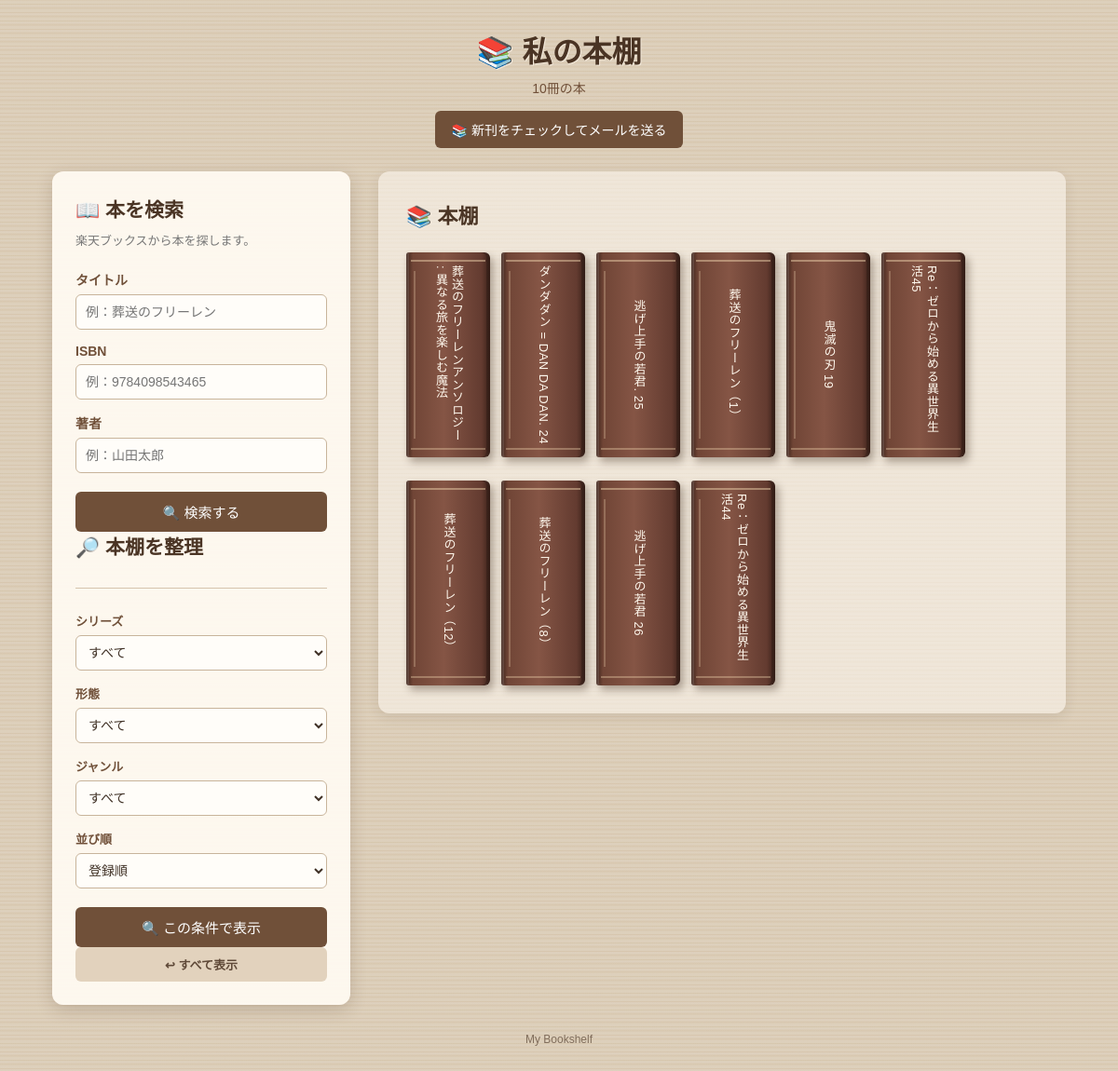
Before: / with the older database file.
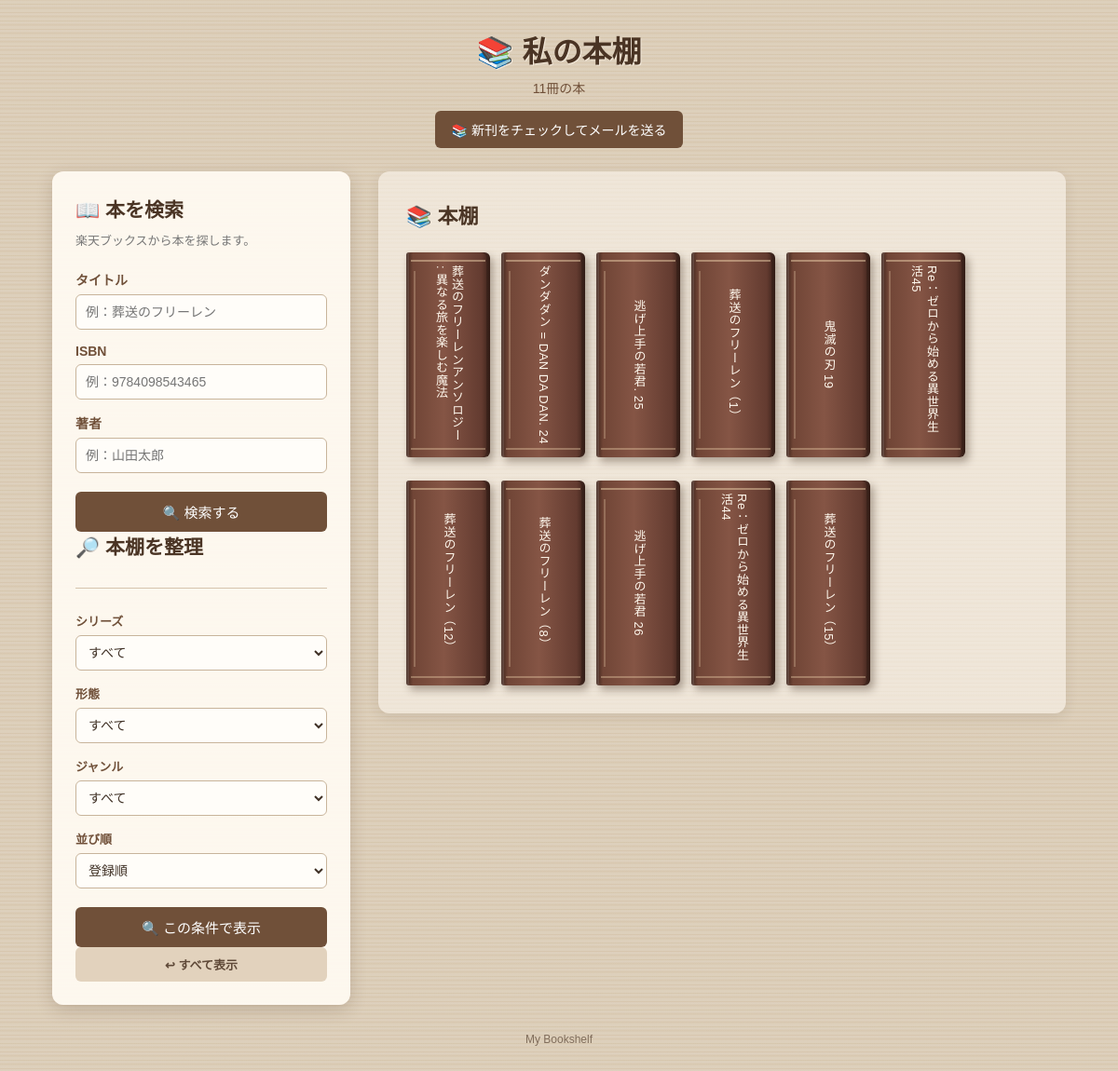
After: the same page with the newer database file.
### tables this page shows
CREATE TABLE books (
            id INTEGER PRIMARY KEY AUTOINCREMENT,
            title TEXT NOT NULL,
            author TEXT,
            series_name TEXT,
            status TEXT NOT NULL
        , comment TEXT DEFAULT '', cover_url TEXT DEFAULT '', book_type TEXT DEFAULT '', genre TEXT DEFAULT '', volume INTEGER DEFAULT NULL);

### app.py (the view)
@app.route("/")
def index():
    selected_series = request.args.get(
        "series",
        ""
    ).strip()
    selected_type = request.args.get(
        "book_type",
        ""
    ).strip()
    selected_genre = request.args.get(
        "genre",
        ""
    ).strip()
    sort_order = request.args.get(
        "sort",
        "registered"
    ).strip()
    books = get_books(
        series_name=selected_series,
        book_type=selected_type,
        genre=selected_genre,
        sort_order=sort_order
    )
    series_names = get_series_names()
    book_types = get_book_types()
    genres = get_genres()
    return render_template(
        "index.html",
        books=books,
        search_results=[],
        search_keyword="",
        search_isbn="",
        search_author="",
        series_names=series_names,
        book_types=book_types,
        genres=genres,
        selected_series=selected_series,
        selected_type=selected_type,
        selected_genre=selected_genre,
        sort_order=sort_order
    )

### app.py (called while the page is built)
def get_series_names():
    conn = sqlite3.connect(
        DB_PATH
    )
    rows = conn.execute("""
        SELECT DISTINCT series_name
        FROM books
        WHERE series_name IS NOT NULL
        AND TRIM(series_name) != ''
        ORDER BY series_name
    """).fetchall()
    conn.close()
    series_names = [
        row[0].strip()
        for row in rows
        if row[0]
    ]
    return series_names

def get_book_types():
    conn = sqlite3.connect(
        DB_PATH
    )
    rows = conn.execute("""
        SELECT DISTINCT book_type
        FROM books
        WHERE book_type IS NOT NULL
        AND TRIM(book_type) != ''
        ORDER BY book_type
    """).fetchall()
    conn.close()
    book_types = [
        row[0].strip()
        for row in rows
        if row[0]
    ]
    return book_types

def get_genres():
    conn = sqlite3.connect(
        DB_PATH
    )
    rows = conn.execute("""
        SELECT DISTINCT genre
        FROM books
        WHERE genre IS NOT NULL
        AND TRIM(genre) != ''
        ORDER BY genre
    """).fetchall()
    conn.close()
    genres = [
        row[0].strip()
        for row in rows
        if row[0]
    ]
    return genres

### templates/index.html (shortened to what the changed rows need)
<!DOCTYPE html>
<html lang="ja">
<head>
    <link rel="stylesheet"
          href="{{ url_for('static', filename='style.css') }}?q=1.0">
</head>
<body>
<div class="bookshelf-page">
    <header class="shelf-header">
        <h1>📚 私の本棚</h1>
        <p class="book-count">
            {{ books|length }}冊の本
        </p>
        <form
            action="{{ url_for('check_new_books_route') }}"
            method="POST"
            class="new-books-check-form"
        >
            <button
                type="submit"
                class="new-books-check-button"
            >
            </button>
        </form>
    </header>
    <main class="main-layout">
        <aside class="search-panel">
            <section class="search-section">
                <h2>
                    📖 本を検索
                </h2>
            </section>
            <section class="bookshelf-sort-section">
                <div class="bookshelf-sort-title">
                    <h2>
                        🔎 本棚を整理
                    </h2>
                </div>
            </section>
        </aside>
        <section class="bookshelf-area">
            <div class="bookshelf-title">
                <h2>
                    📚 本棚
                </h2>
            </div>
            {% if books %}
                <div class="book-list">
                    {% for book in books %}
                        <a
                            href="{{ url_for('book_detail', book_id=book['id']) }}"
                            class="book"
                        >
                            <div class="book-spine">
                                <div class="book-title">
                                    {{ book['title'] }}
                                </div>
                            </div>
                        </a>
                    {% endfor %}
                </div>
            {% endif %}
        </section>
    </main>
</div>
</body>
</html>

Changed rows visible on the page:
added books: title "葬送のフリーレン（15）"
Other visible differences:
{{ books|length }}: "10" → "11"
